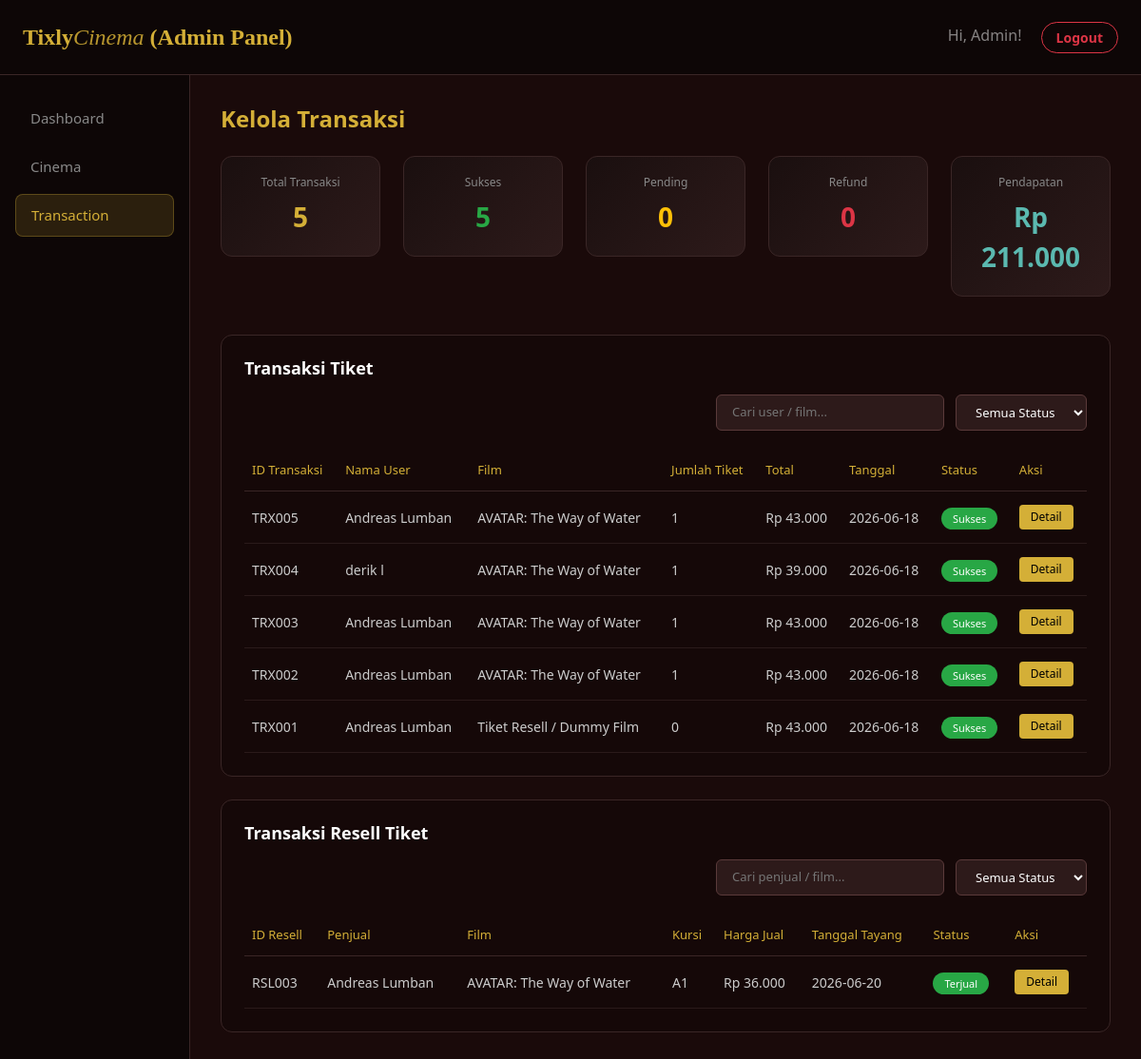
Page /admin/transaction.php (signed in) on the committed database.
### tables this page shows
CREATE TABLE `transaction` (
  `TransactionID` int(11) NOT NULL,
  `TransDate` datetime DEFAULT current_timestamp(),
  `TotalPrice` int(11) NOT NULL,
  `PaymentStatus` varchar(50) DEFAULT 'pending',
  `UserID` int(11) DEFAULT NULL,
  `PaymentMethod` varchar(50) DEFAULT 'Tixly Wallet'
);

CREATE TABLE `user` (
  `UserID` int(11) NOT NULL,
  `Nama` varchar(100) NOT NULL,
  `Email` varchar(100) NOT NULL,
  `Password` varchar(255) NOT NULL,
  `Phone` varchar(15) DEFAULT NULL,
  `Role` varchar(20) DEFAULT 'user',
  `Saldo` int(11) NOT NULL DEFAULT 500000
);

CREATE TABLE `ticket` (
  `TicketID` int(11) NOT NULL,
  `FirstPrice` int(11) NOT NULL,
  `Status` varchar(50) DEFAULT 'aktif',
  `IsResale` tinyint(1) DEFAULT 0,
  `SecondPrice` int(11) DEFAULT NULL,
  `TransactionID` int(11) DEFAULT NULL,
  `ShowtimeID` int(11) DEFAULT NULL,
  `StudioID` int(11) DEFAULT NULL,
  `SeatInfo` varchar(20) DEFAULT NULL,
  `SellerID` int(11) DEFAULT NULL
);

CREATE TABLE `movie` (
  `MovieID` int(11) NOT NULL,
  `Title` varchar(255) NOT NULL,
  `Duration` int(11) DEFAULT NULL,
  `Genre` varchar(100) DEFAULT NULL,
  `Rating` decimal(3,1) DEFAULT NULL,
  `PosterURL` text DEFAULT NULL,
  `TrailerURL` text DEFAULT NULL
);

CREATE TABLE `showtime` (
  `ShowtimeID` int(11) NOT NULL,
  `StartTime` time NOT NULL,
  `PlayDate` date NOT NULL,
  `MovieID` int(11) DEFAULT NULL,
  `StudioID` int(11) DEFAULT NULL
);

### admin/transaction.php (the view, shortened to what this page needs)
<?php
include_once __DIR__ . '/../koneksi.php';
$stats = [
    'total_transaksi' => 0,
    'sukses' => 0,
    'pending' => 0,
    'refund' => 0,
    'pendapatan' => 0
];
$q_total = mysqli_query($conn, "SELECT COUNT(*) AS total FROM `transaction`");
if ($q_total) {
    $stats['total_transaksi'] = mysqli_fetch_assoc($q_total)['total'];
}
$q_sukses = mysqli_query($conn, "SELECT COUNT(*) AS total FROM `transaction` WHERE PaymentStatus = 'sukses'");
if ($q_sukses) {
    $stats['sukses'] = mysqli_fetch_assoc($q_sukses)['total'];
}
$q_pending = mysqli_query($conn, "SELECT COUNT(*) AS total FROM `transaction` WHERE PaymentStatus = 'pending'");
if ($q_pending) {
    $stats['pending'] = mysqli_fetch_assoc($q_pending)['total'];
}
$q_refund = mysqli_query($conn, "SELECT COUNT(*) AS total FROM `transaction` WHERE PaymentStatus = 'refund'");
if ($q_refund) {
    $stats['refund'] = mysqli_fetch_assoc($q_refund)['total'];
}
$q_rev = mysqli_query($conn, "SELECT SUM(TotalPrice) AS total FROM `transaction` WHERE PaymentStatus = 'sukses'");
if ($q_rev) {
    $stats['pendapatan'] = mysqli_fetch_assoc($q_rev)['total'] ?? 0;
}
$where_trx = " WHERE 1=1 ";
$query_trx = "SELECT
    t.TransactionID,
    u.Nama AS UserNama,
    m.Title AS MovieTitle,
    COUNT(tk.TicketID) AS Qty,
    t.TotalPrice,
    t.TransDate,
    t.PaymentStatus,
    t.PaymentMethod,
    GROUP_CONCAT(DISTINCT th.Name SEPARATOR ', ') AS TheaterName,
    GROUP_CONCAT(tk.SeatInfo SEPARATOR ', ') AS Seats
FROM `transaction` t
LEFT JOIN `user` u ON t.UserID = u.UserID
LEFT JOIN ticket tk ON t.TransactionID = tk.TransactionID
LEFT JOIN showtime s ON tk.ShowtimeID = s.ShowtimeID
LEFT JOIN movie m ON s.MovieID = m.MovieID
LEFT JOIN studio st ON tk.StudioID = st.StudioID
LEFT JOIN theater th ON st.TheaterID = th.TheaterID
$where_trx
GROUP BY t.TransactionID
ORDER BY t.TransactionID DESC";
$res_trx = mysqli_query($conn, $query_trx);
$transactions = [];
if ($res_trx) {
    while ($row = mysqli_fetch_assoc($res_trx)) {
        $transactions[] = [
            'id' => 'TRX' . str_pad($row['TransactionID'], 3, '0', STR_PAD_LEFT),
            'user' => $row['UserNama'] ? $row['UserNama'] : 'Guest',
            'film' => $row['MovieTitle'] ? $row['MovieTitle'] : 'Tiket Resell / Dummy Film',
            'qty' => $row['Qty'],
            'total' => 'Rp ' . number_format($row['TotalPrice'], 0, ',', '.'),
            'date' => date('Y-m-d', strtotime($row['TransDate'])),
            'status' => $row['PaymentStatus'],
            'method' => $row['PaymentMethod'] ? $row['PaymentMethod'] : 'Tixly Wallet',
            'theater' => $row['TheaterName'],
            'seats' => $row['Seats']
        ];
    }
}
$where_rsl = " WHERE (t.IsResale = 1 OR (t.Status = 'terjual' AND t.SellerID IS NOT NULL)) ";
$query_rsl = "SELECT
    t.TicketID,
    u.Nama AS SellerNama,
    m.Title AS MovieTitle,
    t.SeatInfo,
    t.SecondPrice,
    s.PlayDate,
    t.Status,
    th.Name AS TheaterName
FROM ticket t
LEFT JOIN transaction tr ON t.TransactionID = tr.TransactionID
LEFT JOIN user u ON tr.UserID = u.UserID
LEFT JOIN showtime s ON t.ShowtimeID = s.ShowtimeID
LEFT JOIN movie m ON s.MovieID = m.MovieID
LEFT JOIN studio st ON t.StudioID = st.StudioID
LEFT JOIN theater th ON st.TheaterID = th.TheaterID
$where_rsl
ORDER BY t.TicketID DESC";
$res_rsl = mysqli_query($conn, $query_rsl);
$resells = [];
if ($res_rsl) {
    while ($row = mysqli_fetch_assoc($res_rsl)) {
        $resells[] = [
            'id' => 'RSL' . str_pad($row['TicketID'], 3, '0', STR_PAD_LEFT),
            'seller' => $row['SellerNama'] ? $row['SellerNama'] : 'Unknown',
            'film' => $row['MovieTitle'] ? $row['MovieTitle'] : 'Unknown Film',
            'seat' => $row['SeatInfo'],
            'price' => 'Rp ' . number_format($row['SecondPrice'], 0, ',', '.'),
            'date' => date('Y-m-d', strtotime($row['PlayDate'])),
            'status' => $row['Status'],
            'theater' => $row['TheaterName']
        ];
    }
}
?>
<!DOCTYPE html>
<html lang="id">
<head>
    <link href="https://cdn.jsdelivr.net/npm/bootstrap@5.3.0/dist/css/bootstrap.min.css" rel="stylesheet">
    <link href="https://cdnjs.cloudflare.com/ajax/libs/font-awesome/6.4.0/css/all.min.css" rel="stylesheet">
</head>
<body>
    <nav class="navbar navbar-dark d-flex justify-content-between align-items-center">
        <a class="navbar-brand" href="index.php">Tixly<span>Cinema</span> (Admin Panel)</a>
        <div>
            <span class="text-white-50 me-3">Hi, Admin!</span>
            <a href="../logout.php" class="btn btn-outline-danger btn-sm" style="border-radius: 20px; font-weight: bold; padding: 5px 15px;">Logout</a>
        </div>
    </nav>
    <div class="container-fluid">
        <div class="row">
            <div class="col-md-2 sidebar">
                <a href="index.php" class="sidebar-link">Dashboard</a>
                <a href="cinema.php" class="sidebar-link">Cinema</a>
                <a href="transaction.php" class="sidebar-link active">Transaction</a>
            </div>
            <div class="col-md-10 main-content">
                <h2 class="welcome-text">Kelola Transaksi</h2>
                <div class="row mb-4">
                    <div class="col mb-3"><div class="stat-card"><h6>Total Transaksi</h6><p class="stat-value gold"><?php echo number_format($stats['total_transaksi'], 0, ',', '.'); ?></p></div></div>
                    <div class="col mb-3"><div class="stat-card"><h6>Sukses</h6><p class="stat-value green"><?php echo number_format($stats['sukses'], 0, ',', '.'); ?></p></div></div>
                    <div class="col mb-3"><div class="stat-card"><h6>Pending</h6><p class="stat-value yellow"><?php echo number_format($stats['pending'], 0, ',', '.'); ?></p></div></div>
                    <div class="col mb-3"><div class="stat-card"><h6>Refund</h6><p class="stat-value red"><?php echo number_format($stats['refund'], 0, ',', '.'); ?></p></div></div>
                    <div class="col mb-3"><div class="stat-card"><h6>Pendapatan</h6><p class="stat-value teal">Rp <?php echo number_format($stats['pendapatan'], 0, ',', '.'); ?></p></div></div>
                </div>
                <div class="data-panel">
                    <div class="panel-header">
                        <h5 class="panel-title">Transaksi Tiket</h5>
                        <form method="GET" action="transaction.php" class="filter-group">
                            <input type="text" name="search_trx" class="search-input" placeholder="Cari user / film..." value="<?php echo isset($_GET['search_trx']) ? htmlspecialchars($_GET['search_trx']) : ''; ?>">
                            <select name="status_trx" class="filter-select" onchange="this.form.submit()">
                                <option value="">Semua Status</option>
                            </select>
                        </form>
                    </div>
                    <div class="table-responsive">
                        <table class="table">
                            <thead>
                                <tr>
                                    <th>ID Transaksi</th><th>Nama User</th><th>Film</th><th>Jumlah Tiket</th><th>Total</th><th>Tanggal</th><th>Status</th><th>Aksi</th>
                                </tr>
                            </thead>
                            <tbody>
                                <?php if (!empty($transactions)): foreach ($transactions as $trx): ?>
                                <tr>
                                    <td><?php echo htmlspecialchars($trx['id']); ?></td>
                                    <td><?php echo htmlspecialchars($trx['user']); ?></td>
                                    <td><?php echo htmlspecialchars($trx['film']); ?></td>
                                    <td><?php echo $trx['qty']; ?></td>
                                    <td><?php echo $trx['total']; ?></td>
                                    <td><?php echo $trx['date']; ?></td>
                                    <td>
                                        <?php
                                        $badgeClass = 'badge-success';
                                        ?>
                                        <span class="<?php echo $badgeClass; ?>"><?php echo ucfirst($trx['status']); ?></span>
                                    </td>
                                    <td>
                                        <button class="btn-detail btn-trx-detail"
                                                data-id="<?php echo htmlspecialchars($trx['id']); ?>"
                                                data-user="<?php echo htmlspecialchars($trx['user']); ?>"
                                                data-film="<?php echo htmlspecialchars($trx['film']); ?>"
                                                data-theater="<?php echo htmlspecialchars($trx['theater']); ?>"
                                                data-seats="<?php echo htmlspecialchars($trx['seats']); ?>"
                                                data-total="<?php echo htmlspecialchars($trx['total']); ?>"
                                                data-status="<?php echo htmlspecialchars(ucfirst($trx['status'])); ?>"
                                                data-method="<?php echo htmlspecialchars($trx['method']); ?>"
                                                data-bs-toggle="modal"
                                                data-bs-target="#detailModal">
                                            Detail
                                        </button>
                                    </td>
                                </tr>
                                <?php endforeach; else: ?>
                                <tr><td colspan="8" class="text-center text-muted py-4">Belum ada transaksi tiket.</td></tr>
                                <?php endif; ?>
                            </tbody>
                        </table>
                    </div>
                </div>
                <div class="data-panel">
                    <div class="panel-header">
                        <h5 class="panel-title">Transaksi Resell Tiket</h5>
                        <form method="GET" action="transaction.php" class="filter-group">
                            <input type="text" name="search_rsl" class="search-input" placeholder="Cari penjual / film..." value="<?php echo isset($_GET['search_rsl']) ? htmlspecialchars($_GET['search_rsl']) : ''; ?>">
                            <select name="status_rsl" class="filter-select" onchange="this.form.submit()">
                                <option value="">Semua Status</option>
                            </select>
                        </form>
                    </div>
                    <div class="table-responsive">
                        <table class="table">
                            <thead>
                                <tr>
                                    <th>ID Resell</th><th>Penjual</th><th>Film</th><th>Kursi</th><th>Harga Jual</th><th>Tanggal Tayang</th><th>Status</th><th>Aksi</th>
                                </tr>
                            </thead>
                            <tbody>
                                <?php if (!empty($resells)): foreach ($resells as $resell): ?>
                                <tr>
                                    <td><?php echo htmlspecialchars($resell['id']); ?></td>
                                    <td><?php echo htmlspecialchars($resell['seller']); ?></td>
                                    <td><?php echo htmlspecialchars($resell['film']); ?></td>
                                    <td><?php echo htmlspecialchars($resell['seat']); ?></td>
                                    <td><?php echo $resell['price']; ?></td>
                                    <td><?php echo $resell['date']; ?></td>
                                    <td>
                                        <?php
                                        $badgeClass = 'badge-active';
                                        if ($resell['status'] == 'terjual') $badgeClass = 'badge-sold';
                                        ?>
                                        <span class="<?php echo $badgeClass; ?>"><?php echo ucfirst($resell['status']); ?></span>
                                    </td>
                                    <td>
                                        <button class="btn-detail btn-rsl-detail"
                                                data-id="<?php echo htmlspecialchars($resell['id']); ?>"
                                                data-seller="<?php echo htmlspecialchars($resell['seller']); ?>"
                                                data-film="<?php echo htmlspecialchars($resell['film']); ?>"
                                                data-theater="<?php echo htmlspecialchars($resell['theater']); ?>"
                                                data-seat="<?php echo htmlspecialchars($resell['seat']); ?>"
                                                data-price="<?php echo htmlspecialchars($resell['price']); ?>"
                                                data-status="<?php echo htmlspecialchars(ucfirst($resell['status'])); ?>"
                                                data-bs-toggle="modal"
                                                data-bs-target="#detailModal">
                                            Detail
                                        </button>
                                    </td>
                                </tr>
                                <?php endforeach; else: ?>
                                <tr><td colspan="8" class="text-center text-muted py-4">Belum ada resell tiket aktif.</td></tr>
                                <?php endif; ?>
                            </tbody>
                        </table>
                    </div>
                </div>
            </div>
        </div>
    </div>
</body>
</html>

### rows in the picture
transaction: id "TRX005", UserID.Nama "Andreas Lumban", film "AVATAR: The Way of Water", qty "1", total "Rp 43.000", date "2026-06-18", PaymentStatus "Sukses"
transaction: id "TRX004", UserID.Nama "derik l", film "AVATAR: The Way of Water", qty "1", total "Rp 39.000", date "2026-06-18", PaymentStatus "Sukses"
transaction: id "TRX001", UserID.Nama "Andreas Lumban", film "Tiket Resell / Dummy Film", qty "0", total "Rp 43.000", date "2026-06-18", PaymentStatus "Sukses"
ticket: id "RSL003", SellerID.Nama "Andreas Lumban", movie.Title "AVATAR: The Way of Water", SeatInfo "A1", price "Rp 36.000", ShowtimeID.PlayDate "2026-06-20", Status "Terjual"

### other values in the picture
$stats['total_transaksi'] "5"
$stats['sukses'] "5"
$stats['pending'] "0"
$stats['refund'] "0"
$stats['pendapatan'] "211.000"
$trx['id'] "TRX003"
$trx['user'] "Andreas Lumban"
$trx['film'] "AVATAR: The Way of Water"
$trx['qty'] "1"
$trx['total'] "Rp 43.000"
$trx['date'] "2026-06-18"
$trx['status'] "Sukses"
$trx['id'] "TRX002"
